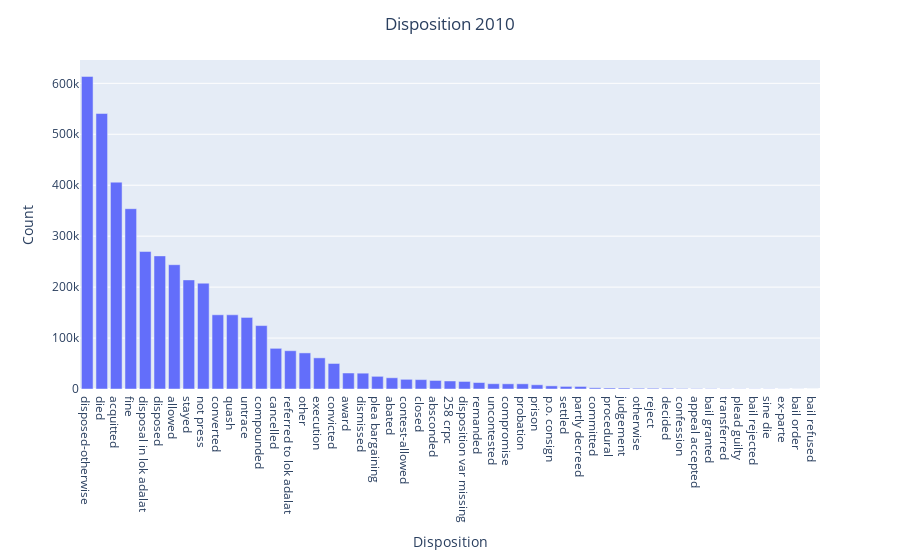

Notebook code for this chart:
### Code cell
import plotly.express as px
fig = px.bar(count2010, x='Disposition', y='Count')

fig.update_layout(title_text='Disposition 2010', title_x = 0.5)

fig.show()

### Figure 1 — Plotly figure (JSON) as saved in the notebook; plotly's stock layout.template omitted (floating-point values rounded to 4 significant figures)
{"data": [{"alignmentgroup": "True", "hovertemplate": "Disposition=%{x}<br>Count=%{y}<extra></extra>", "legendgroup": "", "marker": {"color": "#636efa", "pattern": {"shape": ""}}, "name": "", "offsetgroup": "", "orientation": "v", "showlegend": false, "textposition": "auto", "type": "bar", "x": ["disposed-otherwise", "died", "acquitted", "fine", "disposal in lok adalat", "disposed", "allowed", "stayed", "not press", "converted", "quash", "untrace", "compounded", "cancelled", "referred to lok adalat", "other", "execution", "convicted", "award", "dismissed", "plea bargaining", "abated", "contest-allowed", "closed", "absconded", "258 crpc", "disposition var missing", "remanded", "uncontested", "compromise", "probation", "prison", "p.o. consign", "settled", "partly decreed", "committed", "procedural", "judgement", "otherwise", "reject", "decided", "confession", "appeal accepted", "bail granted", "transferred", "plead guilty", "bail rejected", "sine die", "ex-parte", "bail order", "bail refused"], "xaxis": "x", "y": [613527, 540748, 406015, 353931, 269861, 261305, 244023, 214163, 207716, 145668, 145648, 140496, 124493, 79826, 75158, 70869, 61137, 50118, 31399, 31046, 24872, 22021, 19007, 18426, 16773, 15765, 14818, 12701, 10379, 10189, 10184, 8293, 6161, 5103, 5018, 2373, 1991, 1866, 1489, 1478, 1443, 911, 670, 553, 385, 362, 338, 328, 167, 110, 6], "yaxis": "y"}], "layout": {"barmode": "relative", "legend": {"tracegroupgap": 0}, "margin": {"t": 60}, "title": {"text": "Disposition 2010", "x": 0.5}, "xaxis": {"anchor": "y", "domain": [0, 1], "title": {"text": "Disposition"}}, "yaxis": {"anchor": "x", "domain": [0, 1], "title": {"text": "Count"}}}}
